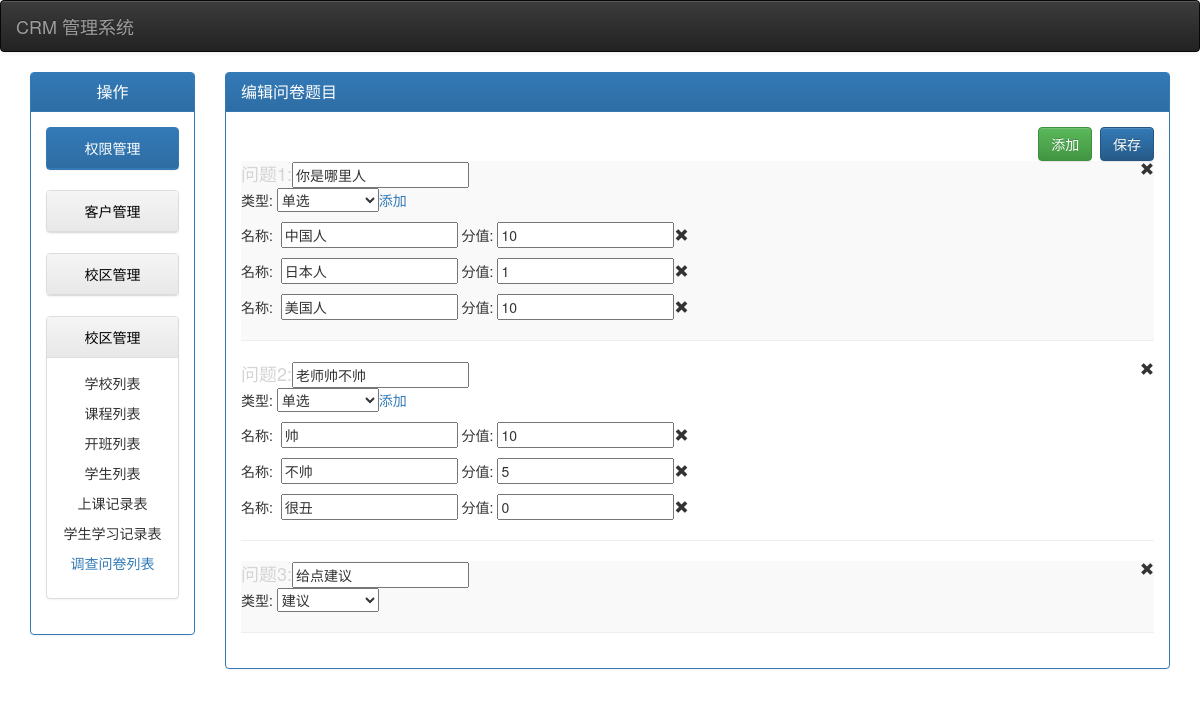
Screenshot of /question/1/ with the database file from the repository.
### app01/models.py (models this page shows, shortened)
class Question(models.Model):
    name = models.CharField(max_length=100)
    question_types=(
        (1,"打分(1-10分)"),
        (2,"单选"),
        (3,"建议"),
    )
    type = models.IntegerField(choices=question_types,verbose_name="问题类型")
    Questionnaire=models.ForeignKey(verbose_name="调查问卷",to=Questionnaire)
    class Meta:
        verbose_name_plural="问题表"

class Option(models.Model):
    name = models.CharField(max_length=32,verbose_name="名称")
    score = models.IntegerField(verbose_name="选项对应的分值")
    question = models.ForeignKey(verbose_name="所属问题",to=Question)
    class Meta:
        verbose_name_plural="选项表"

### app01/views.py (the view)
# urls.py: url(r'^question/(\d+)/$', views.question),
def question(request,pid):
    print("pid过来了没%s"%pid)
    def inner():
        que_list = models.Question.objects.filter(Questionnaire_id=pid)
        if not que_list:
            form = QuestionModelForm()
            yield {"form":form,"obj":None,"option_class":"hide","options":None}
        else:
            for que in que_list:
                form = QuestionModelForm(instance=que)
                temp = {'form':form,"obj":que,"option_class":"hide","options":None}
                if que.type == 2:
                    temp["option_class"] = ''
                    def inner_loop(quee):
                        option_list=models.Option.objects.filter(question=quee)
                        for v in option_list:
                            yield {"form":OptionModelForm(instance=v),"obj":v}
                    temp["options"]=inner_loop(que)
                yield temp
    return render(request,"questionEditor.html",{'form_list':inner(),"Questionnaire_id":pid})

### templates/questionEditor.html (shortened to what this page needs)
{% extends "models.html" %}
{% block content-title %}
    编辑问卷题目
{% endblock content-title %}
{% block content %}
    <div class="row">
        <div class="col-md-offset-8 col-md-4 text-right">
            <button class="btn btn-success addProblem">添加</button>&nbsp;&nbsp;<button class="btn btn-primary updateProblem">保存</button>
        </div>
    </div>
<form action="">
<div class="problemBody" >
<div class="problem">
<ol class="problem-Body">
{% for item in form_list %}
    <li problemId="{{ item.obj.id }}">{{ item.form.name }} <span class="glyphicon glyphicon-remove deloption pull-right"></span>
    <div class="option-group">
    <p>类型: {{ item.form.type }}<a class="addOption {{ item.option_class }}">添加</a></p>
    {% for v in item.options %}
        <p class="optionId">名称: &nbsp;{{ v.form.name }} 分值:&nbsp;{{ v.form.score }}<span class="glyphicon glyphicon-remove deloption"></span>
        </p>
    {% endfor %}
    </div>
    <p><hr></p>
    </li>
{% endfor %}
</ol>
</div>
</div>
</form>
{% endblock content %}

### templates/questionEditor.html (style rules this page uses)
ol { padding: 0; list-style: none; counter-reset: sectioncounter }
ol > li:before { content: '问题' counter(sectioncounter) ':'; counter-increment: sectioncounter; font-size: 18px; color: #d4d4d4; }
ol > li:nth-of-type(odd) { background-color: #f9f9f9; }

### rows the page displays
Question: name "你是哪里人", type "单选"
Option: name "中国人", score "10"
Option: name "日本人", score "1"
Option: name "美国人", score "10"
Question: name "老师帅不帅", type "单选"
Option: name "帅", score "10"
Option: name "不帅", score "5"
Option: name "很丑", score "0"
Question: name "给点建议", type "建议"
